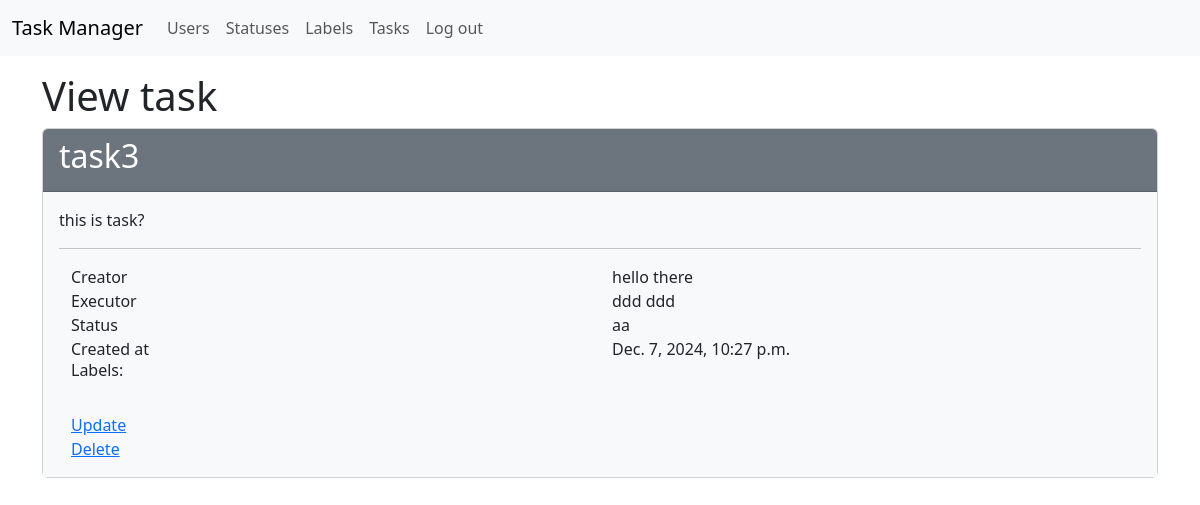
/tasks/2/ (signed in), run on the app's committed database.
### task_manager/task/models.py (models this page shows, shortened)
class Task(models.Model):
    name = models.CharField(max_length=150, blank=False)
    description = models.TextField(blank=True, null=True)
    status = models.ForeignKey(Status, blank=False, on_delete=models.PROTECT)
    creator = models.ForeignKey(
        User, related_name="created_tasks",
        blank=False, on_delete=models.PROTECT
    )
    executor = models.ForeignKey(
        User, related_name="executed_tasks",
        blank=True, null=True, on_delete=models.PROTECT
    )
    created_at = models.DateTimeField(default=timezone.now)
    labels = models.ManyToManyField(Label, blank=True)

### task_manager/user/models.py (models this page shows, shortened)
class User(AbstractUser):
    first_name = models.CharField(
        max_length=150, blank=False, verbose_name=_("First Name")
    )
    last_name = models.CharField(
        max_length=150, blank=False, verbose_name=_("Last Name")
    )
    created_at = models.DateTimeField(default=timezone.now)

### task_manager/status/models.py (models this page shows)
class Status(models.Model):
    name = models.CharField(max_length=150, blank=False, verbose_name=_("Name"))
    created_at = models.DateTimeField(default=timezone.now)
    def __str__(self):
        return self.name

### task_manager/task/views.py (the view, shortened to what this page needs)
class TaskPageView(LoginRequiredMixin, View):
    def get(self, request, *args, **kwargs):
        task_id = kwargs.get('id')
        task = Task.objects.get(id=task_id)
        return render(request, 'task/page.html', context={
            'task': task
        })

### task_manager/templates/task/page.html (shortened to what this page needs)
{% extends "base.html" %}
{% load i18n %}
{% block content %}
    <h1>{% translate "View task" %}</h1>
    <div class="card">
        <div class="card-header bg-secondary text-white">
            <h2>{{ task.name }}</h2>
        </div>
        <div class="card-body bg-light">
            <p>
                {% if task.description %}
                {{ task.description }}
                {% endif %}
            </p>
            <hr>
            <div class="container">
                <div class="row">
                  <div class="col">{% translate "Creator" %}</div>
                  <div class="col">
                    {{ task.creator.first_name }} {{ task.creator.last_name }}
                </div>
                </div>
                <div class="row">
                    <div class="col">{% translate "Executor" %}</div>
                    <div class="col">
                        {% if task.executor %}
                        {{ task.executor.first_name }} {{ task.executor.last_name }}
                        {% endif %}
                    </div>
                </div>
                <div class="row">
                    <div class="col">{% translate "Status" %}</div>
                    <div class="col">{{ task.status }}</div>
                </div>
                <div class="row">
                    <div class="col">{% translate "Created at" %}</div>
                    <div class="col">{{ task.created_at }}</div>
                </div>
                <div class="row">
                    <div class="col">
                        <h6>{% translate "Labels" %}:</h6>
                    </div>
                    <div class="col"></div>
                </div>
                <div class="row mt-3">
                    <div class="col">
                        <a href="{% url 'task_update' id=task.id %}">{% translate "Update" %}</a>
                        <br>
                        <a href="{% url 'task_delete' id=task.id %}">{% translate "Delete" %}</a>
                    </div>
                    <div class="col"></div>
                </div>
            </div>
        </div>
    </div>
{% endblock %}

### data on the page
Task: name "task3", description "this is task?", creator.first_name "hello", creator.last_name "there", executor.first_name "ddd", executor.last_name "ddd", status "aa", created_at "Dec. 7, 2024, 10:27 p.m."
